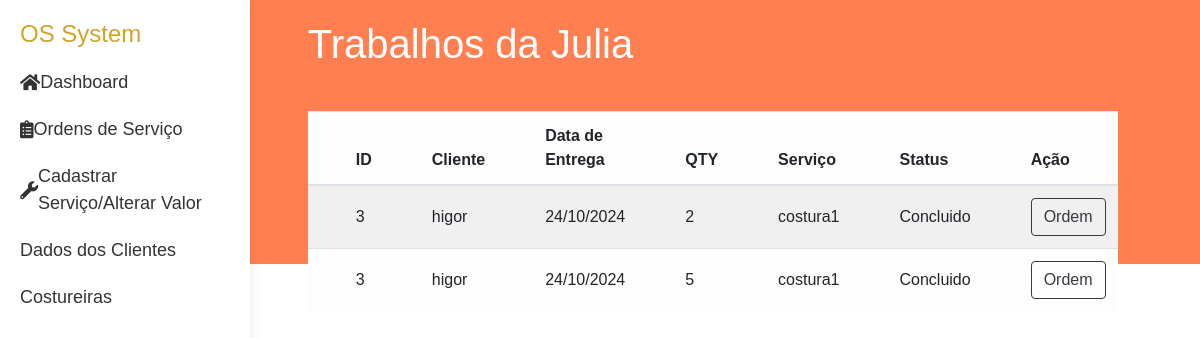
/costureiras/trabalhos/1/Julia/, run on an earlier commit of the app's database.
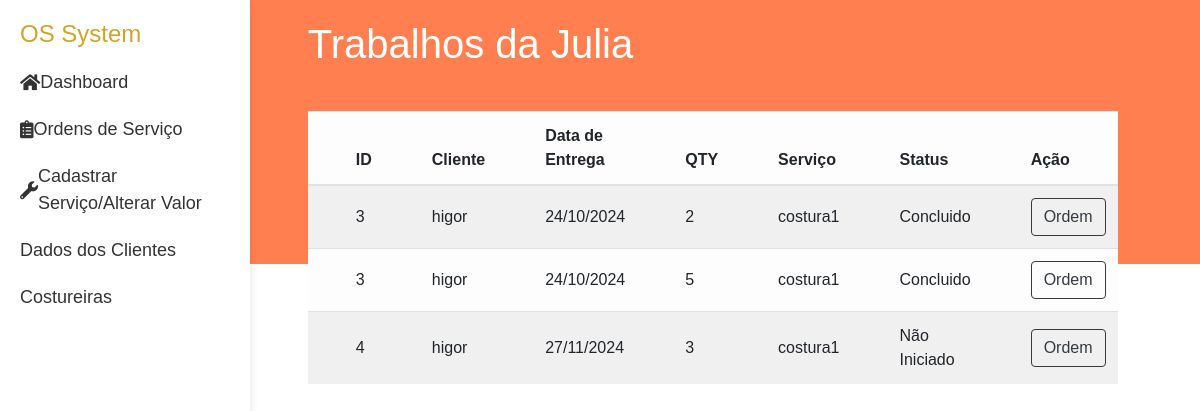
And on a later commit of the database.
### ordens/models.py (models this page shows, shortened)
class OrdemItem(models.Model):
    ordem = models.ForeignKey(Ordem, related_name='itens', on_delete=models.CASCADE)
    servico = models.ForeignKey(servicos, on_delete=models.CASCADE)
    costureira = models.ForeignKey(Costureira, on_delete=models.CASCADE)
    quantidade = models.PositiveIntegerField()
    descricao = models.TextField(blank=True, null=True)  # Comentário opcional

class Ordem(models.Model):
    cliente = models.ForeignKey(Cliente, related_name='ordens', on_delete=models.CASCADE)
    data_pedido = models.DateTimeField(auto_now_add=True)
    data_entrega = models.DateField(verbose_name='Data de entrega')
    status = models.IntegerField(choices=STATUS, default=0)

### cliente/models.py (models this page shows)
class Cliente(models.Model):
    nome = models.CharField(max_length=100)
    cpf = CPFField(masked=True,blank=True, null=True, verbose_name='CPF')
    endereco = models.CharField(max_length=100,blank=True, null=True)
    num =  models.IntegerField(blank=True, null=True)
    cidade = models.CharField(max_length=20,blank=True, null=True)
    estado = models.CharField(max_length=30,blank=True, null=True)
    telefone = models.CharField(max_length=15,blank=True, null=True)
    def __str__(self):
        return self.nome

### servicos/models.py (models this page shows)
class servicos(models.Model):
    nome = models.CharField(max_length=50)
    valor = models.DecimalField(max_digits=10, decimal_places=2)
    def __str__(self):
        return self.nome

### costureiras/views.py (the view)
# urls.py: path('trabalhos/<int:id>/<str:nome>/', views.trabalhos, name= 'trabalhos'),
def trabalhos(request,id,nome):
    costureira = get_object_or_404(models.Costureira, pk=id)
    itens = OrdemItem.objects.filter(costureira=costureira)
    return render(request, 'costureiras/trabalhos.html',{
        'servicos':itens,
        'costureira':costureira,
        })

### costureiras/models.py (called while the page is built)
    def __str__(self) :
        return self.nome

### costureiras/templates/costureiras/trabalhos.html (shortened to what this page needs)
{% extends "layout.html" %}
{% block content %}
    <h1>Trabalhos da {{costureira}} </h1>
    {% if servicos%}
        <table class='tabela-cliente-ordem table table-striped table-light'>
            <thead>
                <tr>
                    <th>ID</th>
                    <th>Cliente</th>
                    <th>Data de Entrega</th>
                    <th>QTY</th>
                    <th>Serviço</th>
                    <th>Status</th>
                    <th>Ação</th>
                </tr>
            </thead>
            <tbody>
                {% for serv in servicos %}
                <tr>
                    <td>{{serv.ordem.id}} </td>
                    <td>{{serv.ordem.cliente}} </td>
                    <td>{{serv.ordem.data_entrega|date:"d/m/Y"}} </td>
                    <td>{{serv.quantidade}} </td>
                    <td>{{serv.servico}} </td>
                    <td>{{serv.ordem.get_status_display}} </td>
                    <td> <a class='btn btn-outline-dark' href="{% url "ordens:edit_order" serv.ordem.id %}">Ordem</a> </td>
                </tr>
                {% endfor %}
            </tbody>
        </table>
    {% endif %}
{% endblock %}

What changed in the data, as far as the page shows it:
added OrdemItem: ordem.id "4", ordem.cliente "higor", ordem.data_entrega "27/11/2024", quantidade "3", servico "costura1", ordem.status "Não Iniciado"
